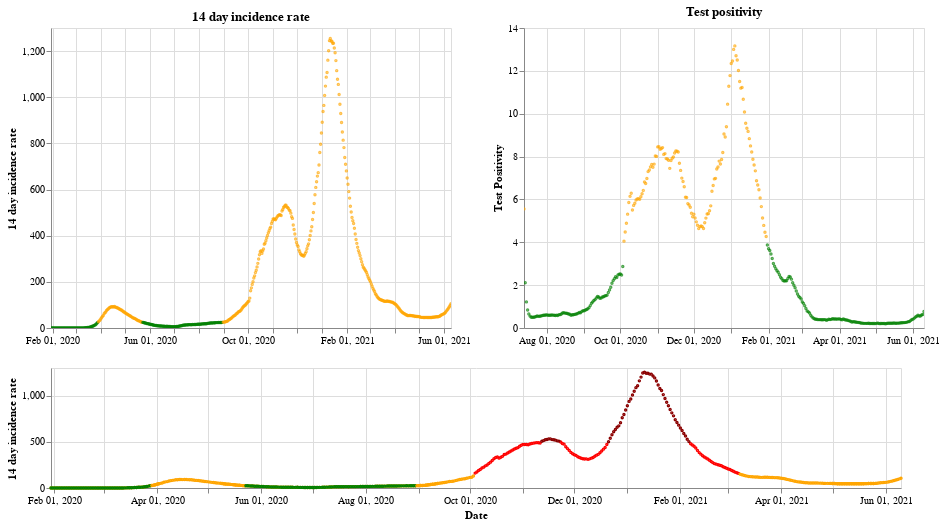

Here is the notebook cell this chart was saved with:
### Markdown cell above
## England

### Code cell
plot_traffic_light('England')

### Figure 1 — Vega-Lite specification as saved in the notebook (floating-point values rounded to 4 significant figures; data arrays with more than 128 entries replaced by an {"elided": "..."} marker saying what was removed)
{"config": {"view": {"continuousWidth": 400, "continuousHeight": 300}}, "vconcat": [{"hconcat": [{"mark": {"type": "point", "size": 2}, "encoding": {"color": {"condition": {"value": "green", "test": "(datum.twoWeeklyCasesRate <= 25)"}, "value": "orange"}, "tooltip": [{"type": "nominal", "field": "areaName"}, {"type": "temporal", "field": "date"}, {"type": "quantitative", "field": "twoWeeklyCasesRate"}, {"type": "quantitative", "field": "testPositivity"}], "x": {"type": "temporal", "axis": {"title": ""}, "field": "date", "scale": {"domain": {"selection": "DateBrush"}}, "timeUnit": "yearmonthdate"}, "y": {"type": "quantitative", "axis": {"title": "14 day incidence rate"}, "field": "twoWeeklyCasesRate"}}, "title": "14 day incidence rate", "width": 400}, {"mark": {"type": "point", "size": 2}, "encoding": {"color": {"condition": {"value": "green", "test": "(datum.testPositivity <= 4)"}, "value": "orange"}, "tooltip": [{"type": "nominal", "field": "areaName"}, {"type": "temporal", "field": "date"}, {"type": "quantitative", "field": "twoWeeklyCasesRate"}, {"type": "quantitative", "field": "testPositivity"}], "x": {"type": "temporal", "axis": {"title": ""}, "field": "date", "scale": {"domain": {"selection": "DateBrush"}}, "timeUnit": "yearmonthdate"}, "y": {"type": "quantitative", "axis": {"title": "Test Positivity"}, "field": "testPositivity"}}, "title": "Test positivity", "width": 400}]}, {"layer": [{"mark": {"type": "point", "size": 2}, "encoding": {"color": {"condition": {"value": "orange", "test": "((50 && datum.twoWeeklyCasesRate) < 150)"}, "value": "red"}, "opacity": {"condition": {"value": 1, "test": "((50 && datum.twoWeeklyCasesRate) < 500)"}, "value": 0}, "tooltip": [{"type": "nominal", "field": "areaName"}, {"type": "temporal", "field": "date"}, {"type": "quantitative", "field": "twoWeeklyCasesRate"}, {"type": "quantitative", "field": "testPositivity"}], "x": {"type": "temporal", "axis": {"title": "Date"}, "field": "date", "timeUnit": "yearmonthdate"}, "y": {"type": "quantitative", "axis": {"title": "14 day incidence rate"}, "field": "twoWeeklyCasesRate"}}, "selection": {"DateBrush": {"type": "interval", "encodings": ["x"], "fields": ["Time"]}}, "width": 850}, {"mark": {"type": "point", "size": 2}, "encoding": {"color": {"value": "darkred"}, "opacity": {"condition": {"value": 1, "test": "(datum.twoWeeklyCasesRate >= 500)"}, "value": 0}, "tooltip": [{"type": "nominal", "field": "areaName"}, {"type": "temporal", "field": "date"}, {"type": "quantitative", "field": "twoWeeklyCasesRate"}, {"type": "quantitative", "field": "testPositivity"}], "x": {"type": "temporal", "axis": {"title": "Date"}, "field": "date", "timeUnit": "yearmonthdate"}, "y": {"type": "quantitative", "axis": {"title": "14 day incidence rate"}, "field": "twoWeeklyCasesRate"}}, "width": 400}, {"mark": {"type": "point", "size": 2}, "encoding": {"color": {"condition": {"value": "green", "test": "((4 && datum.twoWeeklyCasesRate) < 25)"}, "value": "orange"}, "opacity": {"condition": {"value": 1, "test": "(datum.twoWeeklyCasesRate < 50)"}, "value": 0}, "tooltip": [{"type": "nominal", "field": "areaName"}, {"type": "temporal", "field": "date"}, {"type": "quantitative", "field": "twoWeeklyCasesRate"}, {"type": "quantitative", "field": "testPositivity"}], "x": {"type": "temporal", "axis": {"title": "Date"}, "field": "date", "timeUnit": "yearmonthdate"}, "y": {"type": "quantitative", "axis": {"title": "14 day incidence rate"}, "field": "twoWeeklyCasesRate"}}, "width": 400}], "height": 120, "width": 800}], "data": {"name": "data-777f3a39640113d85b99b9a164992d81"}, "$schema": "https://vega.github.io/schema/vega-lite/v4.8.1.json", "datasets": {"data-777f3a39640113d85b99b9a164992d81": {"elided": "498 records"}}}
